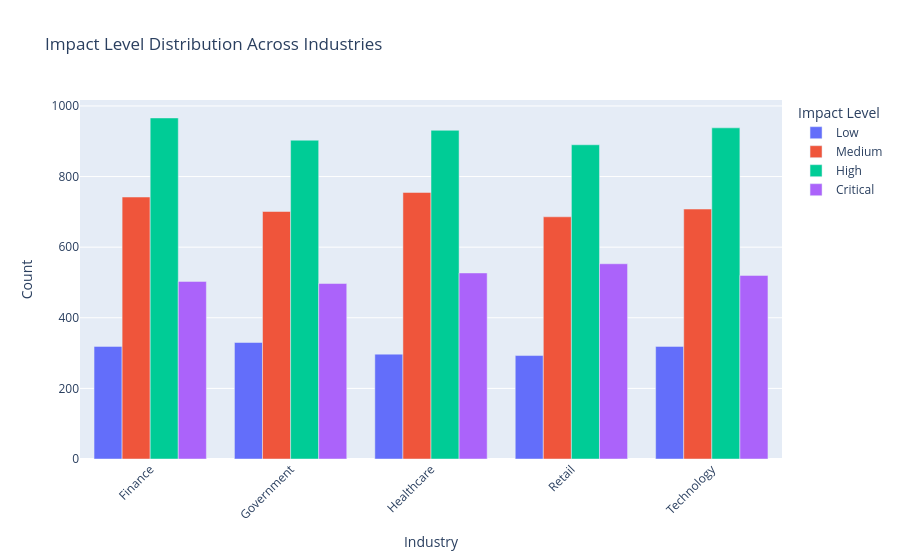

Source (notebook cell):
### Code cell
# Impact level distribution across industries
impact_cross = pd.crosstab(df['Industry'], df['Impact Level'])

fig = px.bar(impact_cross, barmode='group',
             title='Impact Level Distribution Across Industries',
             labels={'value': 'Count', 'Industry': 'Industry'})
fig.update_layout(xaxis_tickangle=-45, legend_title='Impact Level')
fig.show()

### Figure 1 — Plotly figure (JSON) as saved in the notebook; plotly's stock layout.template omitted (floating-point values rounded to 4 significant figures)
{"data": [{"alignmentgroup": "True", "hovertemplate": "Impact Level=Low<br>Industry=%{x}<br>Count=%{y}<extra></extra>", "legendgroup": "Low", "marker": {"color": "#636efa", "pattern": {"shape": ""}}, "name": "Low", "offsetgroup": "Low", "orientation": "v", "showlegend": true, "textposition": "auto", "type": "bar", "x": ["Finance", "Government", "Healthcare", "Retail", "Technology"], "xaxis": "x", "y": [319, 330, 297, 293, 319], "yaxis": "y"}, {"alignmentgroup": "True", "hovertemplate": "Impact Level=Medium<br>Industry=%{x}<br>Count=%{y}<extra></extra>", "legendgroup": "Medium", "marker": {"color": "#EF553B", "pattern": {"shape": ""}}, "name": "Medium", "offsetgroup": "Medium", "orientation": "v", "showlegend": true, "textposition": "auto", "type": "bar", "x": ["Finance", "Government", "Healthcare", "Retail", "Technology"], "xaxis": "x", "y": [742, 701, 755, 686, 708], "yaxis": "y"}, {"alignmentgroup": "True", "hovertemplate": "Impact Level=High<br>Industry=%{x}<br>Count=%{y}<extra></extra>", "legendgroup": "High", "marker": {"color": "#00cc96", "pattern": {"shape": ""}}, "name": "High", "offsetgroup": "High", "orientation": "v", "showlegend": true, "textposition": "auto", "type": "bar", "x": ["Finance", "Government", "Healthcare", "Retail", "Technology"], "xaxis": "x", "y": [966, 903, 931, 890, 938], "yaxis": "y"}, {"alignmentgroup": "True", "hovertemplate": "Impact Level=Critical<br>Industry=%{x}<br>Count=%{y}<extra></extra>", "legendgroup": "Critical", "marker": {"color": "#ab63fa", "pattern": {"shape": ""}}, "name": "Critical", "offsetgroup": "Critical", "orientation": "v", "showlegend": true, "textposition": "auto", "type": "bar", "x": ["Finance", "Government", "Healthcare", "Retail", "Technology"], "xaxis": "x", "y": [503, 497, 527, 553, 520], "yaxis": "y"}], "layout": {"barmode": "group", "legend": {"title": {"text": "Impact Level"}, "tracegroupgap": 0}, "title": {"text": "Impact Level Distribution Across Industries"}, "xaxis": {"anchor": "y", "domain": [0, 1], "tickangle": -45, "title": {"text": "Industry"}}, "yaxis": {"anchor": "x", "domain": [0, 1], "title": {"text": "Count"}}}}
